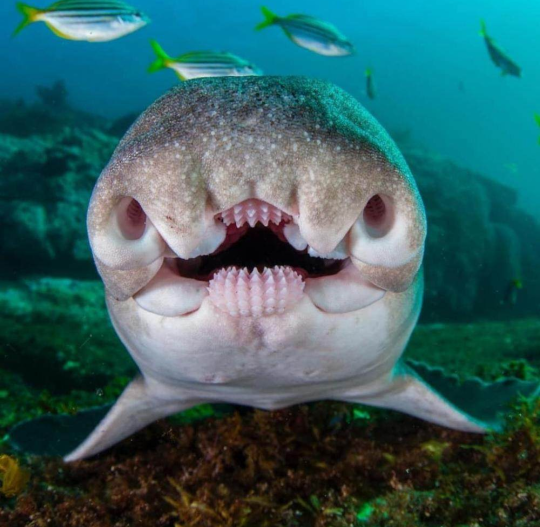
#> input picture Photometric Stereo and Image Filtering/shark.png, 1080 x 1054 px (shown at 1/2 size)
$ python CSE252A_HW2_P6_V1.py
#> lines starting #> are read from the running program, lines starting #| are printed output that depends on the picture
#!/usr/bin/env python3
# -*- coding: utf-8 -*-
"""
Created on Tue Nov 10 16:56:41 2020

@author: femw90
"""

import numpy as np
from skimage import io
import matplotlib.pyplot as plt
import matplotlib.cm as cm

# Open image as grayscale
shark_img = io.imread('shark.png', as_gray=True)
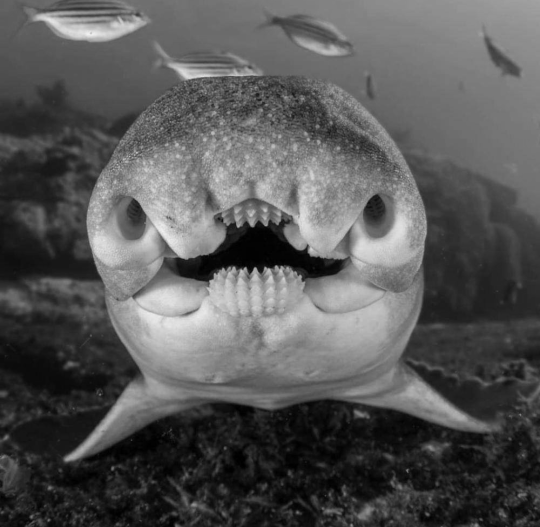
#> shark_img: shape (1054, 1080) float64 (shown at 1/2 size); min 0, max 0.954, mean 0.344

# Show image
plt.imshow(shark_img, cmap=cm.gray)
plt.show()


def gaussian2d(filter_size=5, sig=1.0):
    """Creates a 2D Gaussian kernel with side length ‘filter_size‘ and a sigma of ‘sig‘."""
    ax = np.arange(-filter_size // 2 + 1., filter_size // 2 + 1.)
    xx, yy = np.meshgrid(ax, ax)
    kernel = np.exp(-0.5 * (np.square(xx) + np.square(yy)) / np.square(sig))
    return kernel / np.sum(kernel)

sharpening_kernel = np.array([[1, 4,     6,  4, 1],
                              [4, 16,   24, 16, 4],
                              [6, 24, -476, 24, 6],
                              [4, 16,   24, 16, 4],
                              [1,  4,    6,  4, 1],
                            ]) * -1.0 / 256.0

def plot_results(original, filtered):
    # Plot original image
    plt.subplot(2,2,1)
    plt.imshow(original, vmin=0.0, vmax=1.0)
    plt.title('Original')
    plt.axis('off')

    # Plot filtered image
    plt.subplot(2,2,2)
    plt.imshow(filtered, vmin=0.0, vmax=1.0)
    plt.title('Filtered')
    plt.axis('off')
    plt.show()


from scipy.signal import convolve

def filter1(img):
    """Convolve the image with a 5x5 Gaussian filter with sigma=5."""

    """ ==========YOUR CODE HERE========== """
    kerDim = 5
    ker = gaussian2d(kerDim,5)
    result = convolve(img, ker)
    return result

def filter2(img):
    """Convolve the image with a 31x31 Gaussian filter with sigma=5."""

    """ ==========YOUR CODE HERE========== """
    kerDim = 31
    ker = gaussian2d(kerDim,5)
    result = convolve(img, ker)
    return result

def filter3(img):
    """Convolve the image with the provided sharpening filter."""

    """ ==========YOUR CODE HERE========== """
    ker = sharpening_kernel
    result = convolve(img, ker)
    return result

for filter_name, filter_fn in [
    ('5x5 Gaussian filter, sigma=5', filter1),
    ('31x31 Gaussian filter, sigma=5', filter2),
    ('sharpening filter', filter3),
]:
    filtered = filter_fn(shark_img)
    print(filter_name)
    plot_results(shark_img, filtered)
#> this loop made 3 passes
#> pass 1, in plot_results, `plt.show()`:
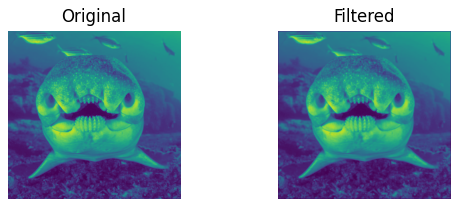
#> figure drawn by matplotlib, 2 panels
#> pass 2, in filter2, `result = convolve(img, ker)`:
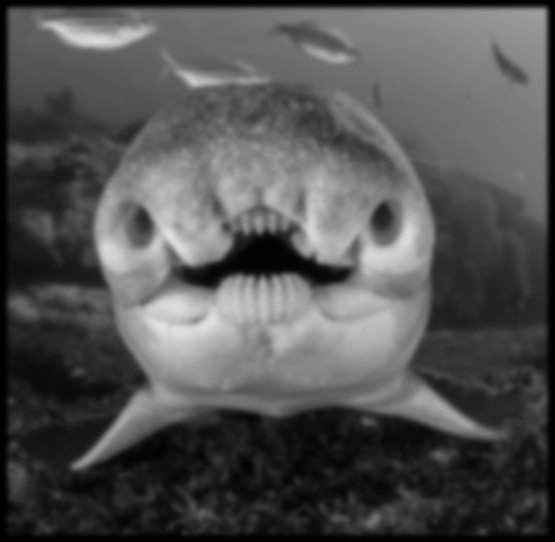
#> result: shape (1084, 1110) float64 (shown at 1/2 size); min 4.63e-08, max 0.887, mean 0.326
#> pass 2, in plot_results (call 2), `plt.show()`:
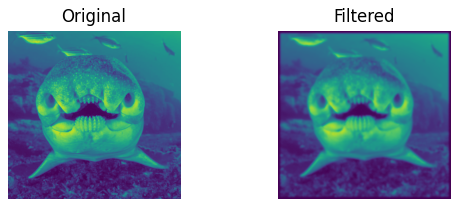
#> figure drawn by matplotlib, 2 panels
#> pass 3, in filter3, `result = convolve(img, ker)`:
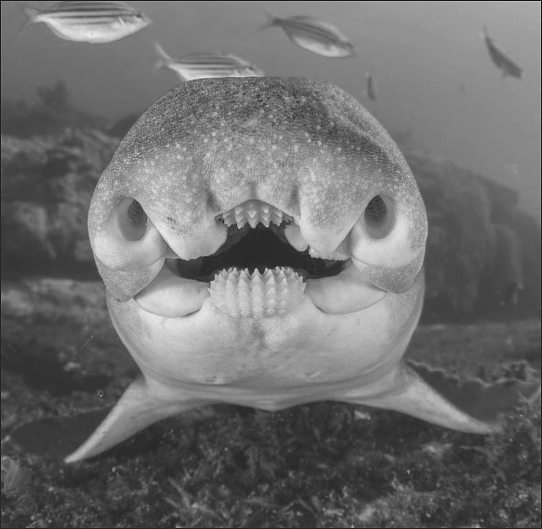
#> result: shape (1058, 1084) float64 (shown at 1/2 size); min -0.2, max 1.04, mean 0.342; drawn with min black and max white
